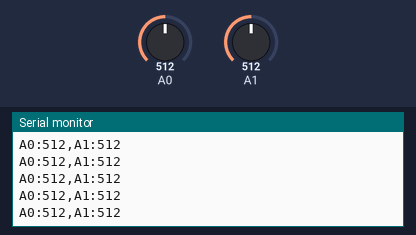
This sketch was run on a simulated Arduino Uno, built with avr-gcc and run on an emulated ATmega328P. Shown: the last lines printed to the serial monitor. The inputs (shaded band) are chosen by the test bench; at power-on: A0 = 512, A1 = 512.

Above: at 1.2 s.
1.3 s: A0 set to 107
At 1.33 s:
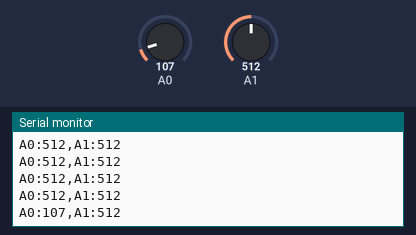
2.8 s: A0 set to 92
At 2.8 s:
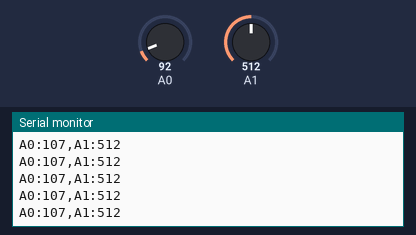
5.8 s: A1 set to 104
At 5.83 s:
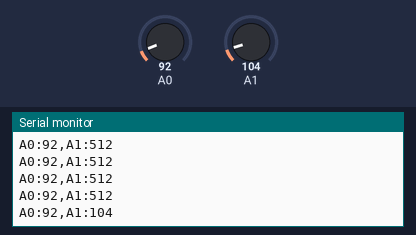
7.3 s: A1 set to 92
At 7.3 s:
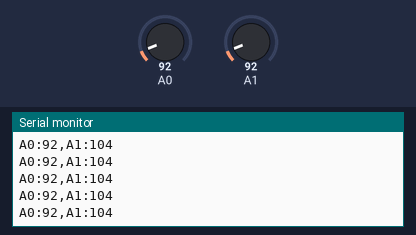
Timing chart, 0 to 9.8 s (numbered marks = the images above; inputs shaded):
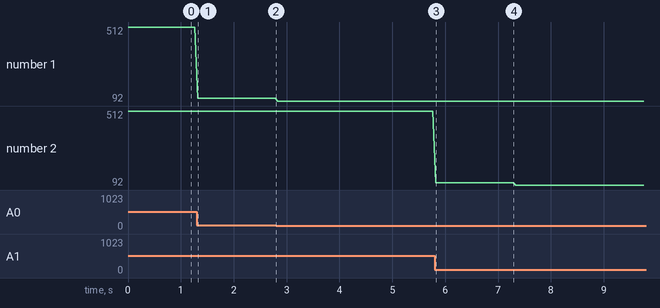

The sketch:

HW13_Arduino.ino
```cpp
int potVal = 0;
int soundSensorVal = 0;

void setup() {
  pinMode(A0, INPUT);
  pinMode(A1, INPUT);
  Serial.begin(9600);
}

void loop() {
  potVal = analogRead(A0);
  soundSensorVal = analogRead(A1);

  Serial.print("A0:");
  Serial.print(potVal);
  Serial.print(",A1:");
  Serial.println(soundSensorVal);

  delay(50);
}
```

Measured:
- after the input at 1.3 s, the serial monitor: prints a new line at once (image 1)
- after the input at 5.8 s, the serial monitor: prints a new line at once (image 3)
- plotted number 1: 512 → 107 after the input at 1.3 s, 107 → 92 after the input at 2.8 s
- plotted number 2: 512 → 104 after the input at 5.8 s
